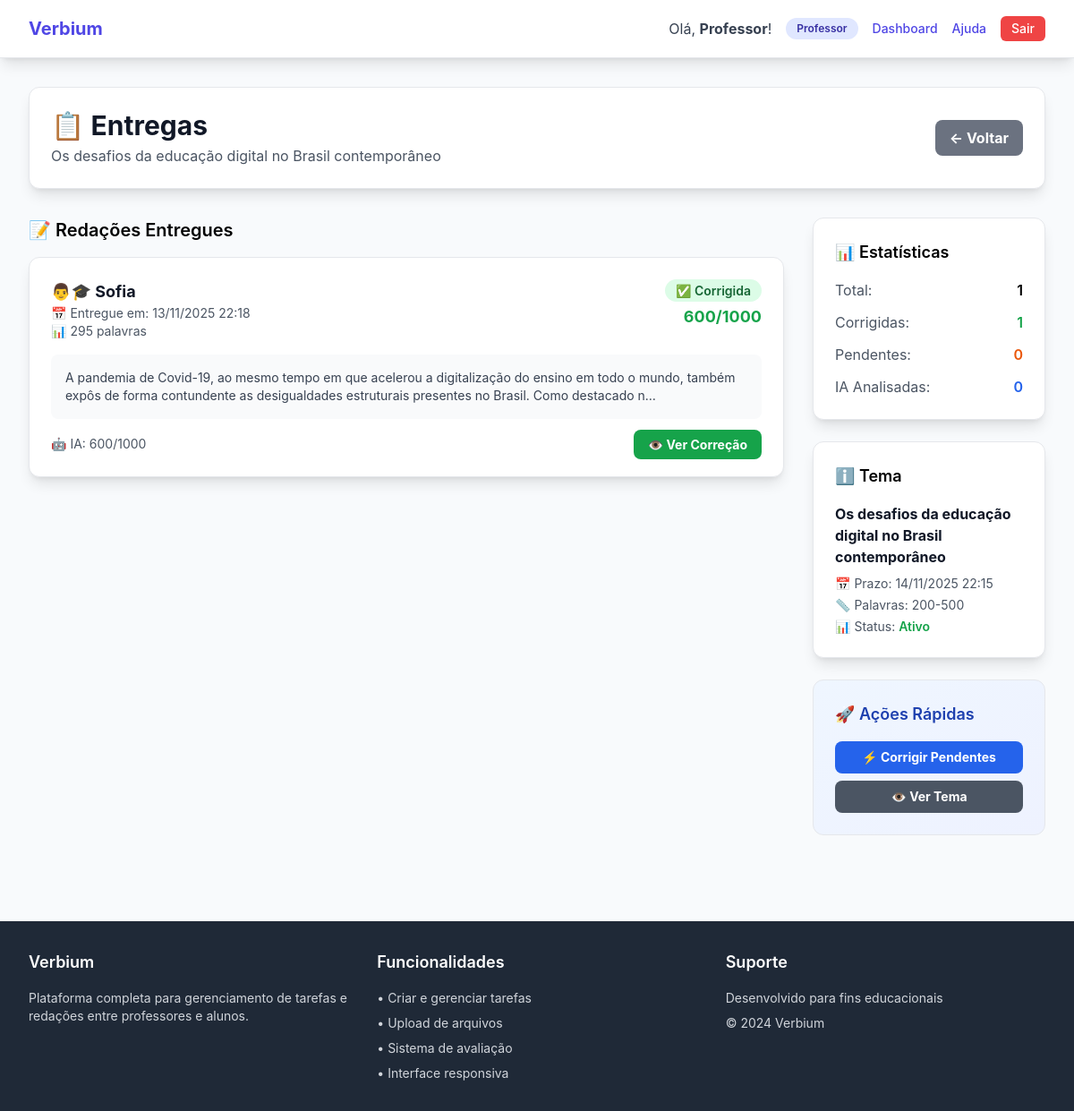
Page /redacoes/tema/2/entregas/ (signed in) on the committed database.
### tarefas/models_redacao.py (models this page shows, shortened)
class RedacaoTema(models.Model):
    professor = models.ForeignKey(User, on_delete=models.CASCADE,
                                  limit_choices_to={'is_superuser': True},
                                  related_name='temas_redacao')
    titulo = models.CharField(max_length=200, verbose_name='Título do Tema')
    enunciado = models.TextField(verbose_name='Enunciado Completo')
    textos_apoio = models.TextField(blank=True, verbose_name='Textos de Apoio')
    arquivo_tema = models.FileField(upload_to='redacao_temas/', blank=True, null=True, verbose_name='Arquivo do Tema (PDF)')
    data_publicacao = models.DateTimeField(default=timezone.now)
    data_expiracao = models.DateTimeField(verbose_name='Prazo de Entrega')
    palavras_min = models.IntegerField(default=200, verbose_name='Mínimo de Palavras')
    palavras_max = models.IntegerField(default=500, verbose_name='Máximo de Palavras')
    ativo = models.BooleanField(default=True)
    class Meta:
        verbose_name = 'Tema de Redação'
        verbose_name_plural = 'Temas de Redação'
        ordering = ['-data_publicacao']
    def is_expired(self):
        return self.data_expiracao < timezone.now()

class RedacaoEntrega(models.Model):
    tema = models.ForeignKey(RedacaoTema, on_delete=models.CASCADE, related_name='entregas')
    aluno = models.ForeignKey(User, on_delete=models.CASCADE,
                              limit_choices_to={'is_superuser': False},
                              related_name='redacoes_entregues')
    texto = models.TextField(verbose_name='Texto da Redação')
    data_entrega = models.DateTimeField(default=timezone.now)
    STATUS_CHOICES = [
        ('pendente', 'Aguardando Correção'),
        ('ia_analisada', 'Analisada pela IA'),
        ('corrigida', 'Corrigida pelo Professor'),
    ]
    status = models.CharField(max_length=20, choices=STATUS_CHOICES, default='pendente')
    palavras_count = models.IntegerField(default=0)
    class Meta:
        verbose_name = 'Entrega de Redação'
        verbose_name_plural = 'Entregas de Redação'
        unique_together = ('tema', 'aluno')
        ordering = ['-data_entrega']

class RedacaoCorrecao(models.Model):
    entrega = models.OneToOneField(RedacaoEntrega, on_delete=models.CASCADE, related_name='correcao')
    competencia_1 = models.IntegerField(
        validators=[MinValueValidator(0), MaxValueValidator(200)],
        verbose_name='C1 - Norma Culta',
        help_text='Domínio da modalidade escrita formal'
    )
    competencia_2 = models.IntegerField(
        validators=[MinValueValidator(0), MaxValueValidator(200)],
        verbose_name='C2 - Tema/Tipologia',
        help_text='Compreender a proposta e aplicar conceitos'
    )
    competencia_3 = models.IntegerField(
        validators=[MinValueValidator(0), MaxValueValidator(200)],
        verbose_name='C3 - Argumentação',
        help_text='Selecionar e organizar informações'
    )
    competencia_4 = models.IntegerField(
        validators=[MinValueValidator(0), MaxValueValidator(200)],
        verbose_name='C4 - Coesão',
        help_text='Conhecimento dos mecanismos linguísticos'
    )
    competencia_5 = models.IntegerField(
        validators=[MinValueValidator(0), MaxValueValidator(200)],
        verbose_name='C5 - Proposta',
        help_text='Elaborar proposta de intervenção'
    )
    comentario_c1 = models.TextField(blank=True, verbose_name='Comentário C1')
    comentario_c2 = models.TextField(blank=True, verbose_name='Comentário C2')
    comentario_c3 = models.TextField(blank=True, verbose_name='Comentário C3')
    comentario_c4 = models.TextField(blank=True, verbose_name='Comentário C4')
    comentario_c5 = models.TextField(blank=True, verbose_name='Comentário C5')
    comentario_geral = models.TextField(blank=True, verbose_name='Comentário Geral')
    corrigida_por_ia = models.BooleanField(default=False)
    data_correcao = models.DateTimeField(default=timezone.now)
    professor = models.ForeignKey(User, on_delete=models.CASCADE,
                                  limit_choices_to={'is_superuser': True},
                                  related_name='correcoes_feitas')
    class Meta:
        verbose_name = 'Correção de Redação'
        verbose_name_plural = 'Correções de Redação'
    @property
    def nota_total(self):
        return (self.competencia_1 + self.competencia_2 + self.competencia_3 +
                self.competencia_4 + self.competencia_5)

class RedacaoAnaliseIA(models.Model):
    entrega = models.OneToOneField(RedacaoEntrega, on_delete=models.CASCADE, related_name='analise_ia')
    sugestao_c1 = models.TextField(blank=True)
    sugestao_c2 = models.TextField(blank=True)
    sugestao_c3 = models.TextField(blank=True)
    sugestao_c4 = models.TextField(blank=True)
    sugestao_c5 = models.TextField(blank=True)
    nota_ia_c1 = models.IntegerField(validators=[MinValueValidator(0), MaxValueValidator(200)])
    nota_ia_c2 = models.IntegerField(validators=[MinValueValidator(0), MaxValueValidator(200)])
    nota_ia_c3 = models.IntegerField(validators=[MinValueValidator(0), MaxValueValidator(200)])
    nota_ia_c4 = models.IntegerField(validators=[MinValueValidator(0), MaxValueValidator(200)])
    nota_ia_c5 = models.IntegerField(validators=[MinValueValidator(0), MaxValueValidator(200)])
    analise_geral = models.TextField(blank=True)
    data_analise = models.DateTimeField(default=timezone.now)
    class Meta:
        verbose_name = 'Análise IA'
        verbose_name_plural = 'Análises IA'
    @property
    def nota_total_ia(self):
        return (self.nota_ia_c1 + self.nota_ia_c2 + self.nota_ia_c3 +
                self.nota_ia_c4 + self.nota_ia_c5)

### tarefas/views_entregas.py (the view)
# urls.py: path('redacoes/tema/<int:tema_id>/entregas/', entregas_tema, name='entregas_tema'),
@login_required
@user_passes_test(is_professor)
def entregas_tema(request, tema_id):
    tema = get_object_or_404(RedacaoTema, id=tema_id, professor=request.user)
    entregas = RedacaoEntrega.objects.filter(tema=tema).select_related('aluno', 'correcao', 'analise_ia').order_by('-data_entrega')
    entregas_corrigidas = entregas.filter(status='corrigida').count()
    entregas_pendentes = entregas.filter(status='pendente').count()
    entregas_ia = entregas.filter(status='ia_analisada').count()
    return render(request, 'redacao/entregas_tema.html', {
        'tema': tema,
        'entregas': entregas,
        'entregas_corrigidas': entregas_corrigidas,
        'entregas_pendentes': entregas_pendentes,
        'entregas_ia': entregas_ia,
    })

### tarefas/views_entregas.py (called while the page is built)
def is_professor(user):
    return user.is_superuser

### templates/redacao/entregas_tema.html (shortened to what this page needs)
{% extends 'base.html' %}
{% block content %}
<div class="max-w-7xl mx-auto px-4 sm:px-6 lg:px-8 py-8">
    <header class="mb-8 bg-white p-6 rounded-xl shadow-lg border">
        <div class="flex justify-between items-center">
            <div>
                <h1 class="text-3xl font-bold text-gray-900">📋 Entregas</h1>
                <p class="text-gray-600 mt-1">{{ tema.titulo }}</p>
            </div>
            <a href="{% url 'tarefas:lista_redacoes' %}" class="bg-gray-500 hover:bg-gray-600 text-white font-bold py-2 px-4 rounded-lg">
                ← Voltar
            </a>
        </div>
    </header>
    <div class="grid grid-cols-1 lg:grid-cols-4 gap-8">
        <div class="lg:col-span-3">
            <h2 class="text-xl font-semibold mb-4">📝 Redações Entregues</h2>
            {% for entrega in entregas %}
            <div class="bg-white p-6 rounded-xl shadow-lg border mb-6">
                <div class="flex justify-between items-start mb-4">
                    <div>
                        <h3 class="text-lg font-bold text-gray-900">👨🎓 {{ entrega.aluno.first_name|default:entrega.aluno.username }}</h3>
                        <p class="text-sm text-gray-600">📅 Entregue em: {{ entrega.data_entrega|date:"d/m/Y H:i" }}</p>
                        <p class="text-sm text-gray-600">📊 {{ entrega.palavras_count }} palavras</p>
                    </div>
                    <div class="text-right">
                        {% if entrega.status == 'corrigida' %}
                            <span class="px-3 py-1 bg-green-100 text-green-800 rounded-full text-sm font-semibold">✅ Corrigida</span>
                            <div class="text-lg font-bold text-green-600 mt-1">{{ entrega.correcao.nota_total }}/1000</div>
                        {% elif entrega.status == 'ia_analisada' %}
                            <span class="px-3 py-1 bg-yellow-100 text-yellow-800 rounded-full text-sm font-semibold">🤖 IA Analisada</span>
                        {% else %}
                            <span class="px-3 py-1 bg-gray-100 text-gray-800 rounded-full text-sm font-semibold">⏳ Pendente</span>
                        {% endif %}
                    </div>
                </div>
                <div class="bg-gray-50 p-4 rounded-lg mb-4">
                    <p class="text-gray-700 text-sm">{{ entrega.texto|truncatechars:200 }}</p>
                </div>
                <div class="flex justify-between items-center">
                    <div class="text-sm text-gray-600">
                        {% if entrega.analise_ia %}
                            🤖 IA: {{ entrega.analise_ia.nota_total_ia }}/1000
                        {% endif %}
                    </div>
                    <div class="space-x-2">
                        {% if entrega.status != 'corrigida' %}
                        <a href="{% url 'tarefas:corrigir_redacao' entrega.id %}" class="bg-indigo-600 hover:bg-indigo-700 text-white font-bold py-2 px-4 rounded-lg text-sm">
                            ✏️ Corrigir
                        </a>
                        {% else %}
                        <a href="{% url 'tarefas:ver_feedback_redacao' entrega.id %}" class="bg-green-600 hover:bg-green-700 text-white font-bold py-2 px-4 rounded-lg text-sm">
                            👁️ Ver Correção
                        </a>
                        {% endif %}
                    </div>
                </div>
            </div>
            {% empty %}
            <div class="bg-gray-50 p-8 rounded-xl text-center">
                <div class="text-4xl mb-4">📝</div>
                <h3 class="text-lg font-semibold text-gray-700 mb-2">Nenhuma entrega ainda</h3>
                <p class="text-gray-500">Aguarde os alunos enviarem suas redações</p>
            </div>
            {% endfor %}
        </div>
        <div class="lg:col-span-1">
            <div class="bg-white p-6 rounded-xl shadow-lg border mb-6">
                <h3 class="text-lg font-semibold mb-4">📊 Estatísticas</h3>
                <div class="space-y-3">
                    <div class="flex justify-between">
                        <span class="text-gray-600">Total:</span>
                        <span class="font-semibold">{{ entregas.count }}</span>
                    </div>
                    <div class="flex justify-between">
                        <span class="text-gray-600">Corrigidas:</span>
                        <span class="font-semibold text-green-600">{{ entregas_corrigidas }}</span>
                    </div>
                    <div class="flex justify-between">
                        <span class="text-gray-600">Pendentes:</span>
                        <span class="font-semibold text-orange-600">{{ entregas_pendentes }}</span>
                    </div>
                    <div class="flex justify-between">
                        <span class="text-gray-600">IA Analisadas:</span>
                        <span class="font-semibold text-blue-600">{{ entregas_ia }}</span>
                    </div>
                </div>
            </div>
            <div class="bg-white p-6 rounded-xl shadow-lg border mb-6">
                <h3 class="text-lg font-semibold mb-4">ℹ️ Tema</h3>
                <h4 class="font-bold text-gray-900 mb-2">{{ tema.titulo }}</h4>
                <div class="text-sm text-gray-600 space-y-1">
                    <p>📅 Prazo: {{ tema.data_expiracao|date:"d/m/Y H:i" }}</p>
                    <p>📏 Palavras: {{ tema.palavras_min }}-{{ tema.palavras_max }}</p>
                    <p>📊 Status:
                        {% if tema.is_expired %}
                            <span class="text-red-600 font-semibold">Expirado</span>
                        {% else %}
                            <span class="text-green-600 font-semibold">Ativo</span>
                        {% endif %}
                    </p>
                </div>
            </div>
            <div class="bg-gradient-to-br from-blue-50 to-indigo-50 p-6 rounded-xl border">
                <h3 class="text-lg font-semibold mb-4 text-blue-800">🚀 Ações Rápidas</h3>
                <div class="space-y-2">
                    <button onclick="corrigirTodas()" class="w-full bg-blue-600 hover:bg-blue-700 text-white font-bold py-2 px-4 rounded-lg text-sm">
                        ⚡ Corrigir Pendentes
                    </button>
                    <a href="{% url 'tarefas:detalhe_tema' tema.id %}" class="block w-full bg-gray-600 hover:bg-gray-700 text-white font-bold py-2 px-4 rounded-lg text-sm text-center">
                        👁️ Ver Tema
                    </a>
                </div>
            </div>
        </div>
    </div>
</div>
{% endblock %}

### templates/base.html (shortened to what this page needs)
<!DOCTYPE html>
<html lang="pt-br">
<head>
    <script src="https://cdn.tailwindcss.com"></script>
</head>
<body class="min-h-screen">
    <nav class="bg-white shadow-lg border-b">
        <div class="max-w-7xl mx-auto px-4 sm:px-6 lg:px-8">
            <div class="flex justify-between h-16">
                <div class="flex items-center">
                    <a href="{% url 'tarefas:home' %}" class="text-xl font-bold text-indigo-600 hover:text-indigo-800 transition duration-150">Verbium</a>
                </div>
                <div class="flex items-center space-x-4">
                    {% if user.is_authenticated %}
                        <span class="text-gray-700">Olá, <strong>{{ user.first_name|default:user.username }}</strong>!</span>
                        {% if user.is_superuser %}
                            <span class="px-3 py-1 bg-indigo-100 text-indigo-800 rounded-full text-xs font-semibold">Professor</span>
                            <a href="{% url 'tarefas:dashboard' %}" class="text-indigo-600 hover:text-indigo-800 font-medium text-sm">Dashboard</a>
                            <a href="{% url 'tarefas:ajuda' %}" class="text-indigo-600 hover:text-indigo-800 font-medium text-sm">Ajuda</a>
                        {% endif %}
                        <a href="{% url 'tarefas:logout' %}" class="bg-red-500 hover:bg-red-600 text-white px-3 py-1 rounded-md text-sm font-medium transition duration-150">Sair</a>
                    {% else %}
                        <a href="/auth/login/" class="bg-indigo-600 hover:bg-indigo-700 text-white px-4 py-2 rounded-md font-medium transition duration-150">Entrar</a>
                    {% endif %}
                </div>
            </div>
        </div>
    </nav>
    <main>
        {% block content %}
        {% endblock %}
    </main>
    <footer class="bg-gray-800 text-white py-8 mt-16">
        <div class="max-w-7xl mx-auto px-4 sm:px-6 lg:px-8">
            <div class="grid grid-cols-1 md:grid-cols-3 gap-8">
                <div>
                    <h3 class="text-lg font-semibold mb-4">Verbium</h3>
                    <p class="text-gray-300 text-sm">Plataforma completa para gerenciamento de tarefas e redações entre professores e alunos.</p>
                </div>
                <div>
                    <h3 class="text-lg font-semibold mb-4">Funcionalidades</h3>
                    <ul class="text-gray-300 text-sm space-y-2">
                        <li>• Criar e gerenciar tarefas</li>
                        <li>• Upload de arquivos</li>
                        <li>• Sistema de avaliação</li>
                        <li>• Interface responsiva</li>
                    </ul>
                </div>
                <div>
                    <h3 class="text-lg font-semibold mb-4">Suporte</h3>
                    <p class="text-gray-300 text-sm mb-2">Desenvolvido para fins educacionais</p>
                    <p class="text-gray-300 text-sm">&copy; 2024 Verbium</p>
                </div>
            </div>
        </div>
    </footer>
</body>
</html>

### templates/base.html (style rules this page uses)
body { background-color: #f8fafc; font-family: 'Inter', -apple-system, BlinkMacSystemFont, sans-serif; }

### rows in the picture
RedacaoTema: titulo "Os desafios da educação digital no Brasil contemporâneo", data_expiracao "14/11/2025 22:15", palavras_min "200", palavras_max "500"
RedacaoEntrega: aluno.first_name "Sofia", data_entrega "13/11/2025 22:18", palavras_count "295", correcao.nota_total "600", texto "A pandemia de Covid-19, ao mesmo tempo em que acelerou a digitalização do ensino em todo o mundo, também expôs de forma contundente as desigualdades estruturais presentes no Brasil. Como destacado n…", analise_ia.nota_total_ia "600", status "👁️ Ver Correção"

### other values in the picture
{{ user.first_name|default:user.username }} "Professor"
{{ entregas.count }} "1"
{{ entregas_corrigidas }} "1"
{{ entregas_pendentes }} "0"
{{ entregas_ia }} "0"
